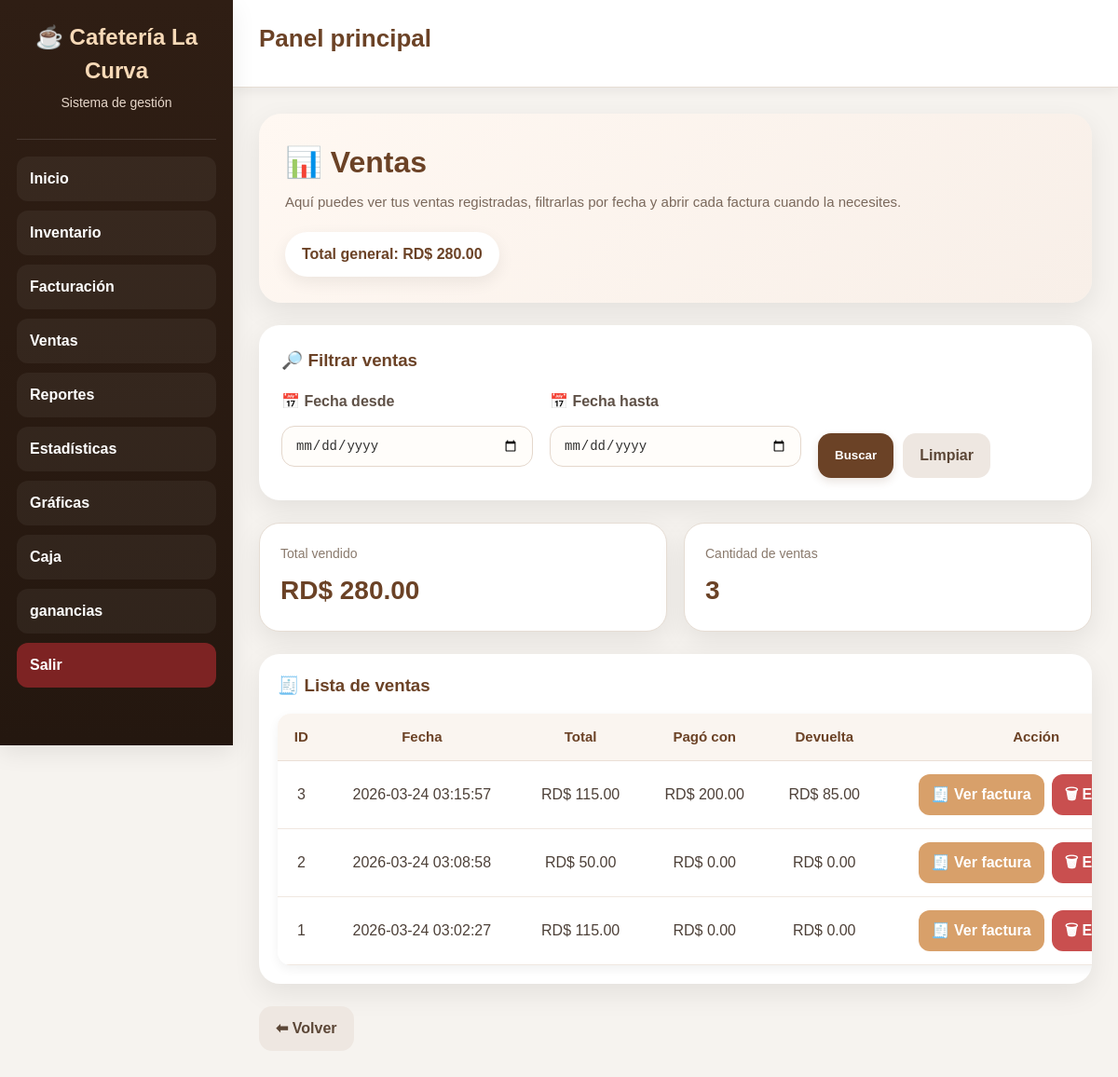
/ventas (signed in), run on an earlier commit of the app's database.
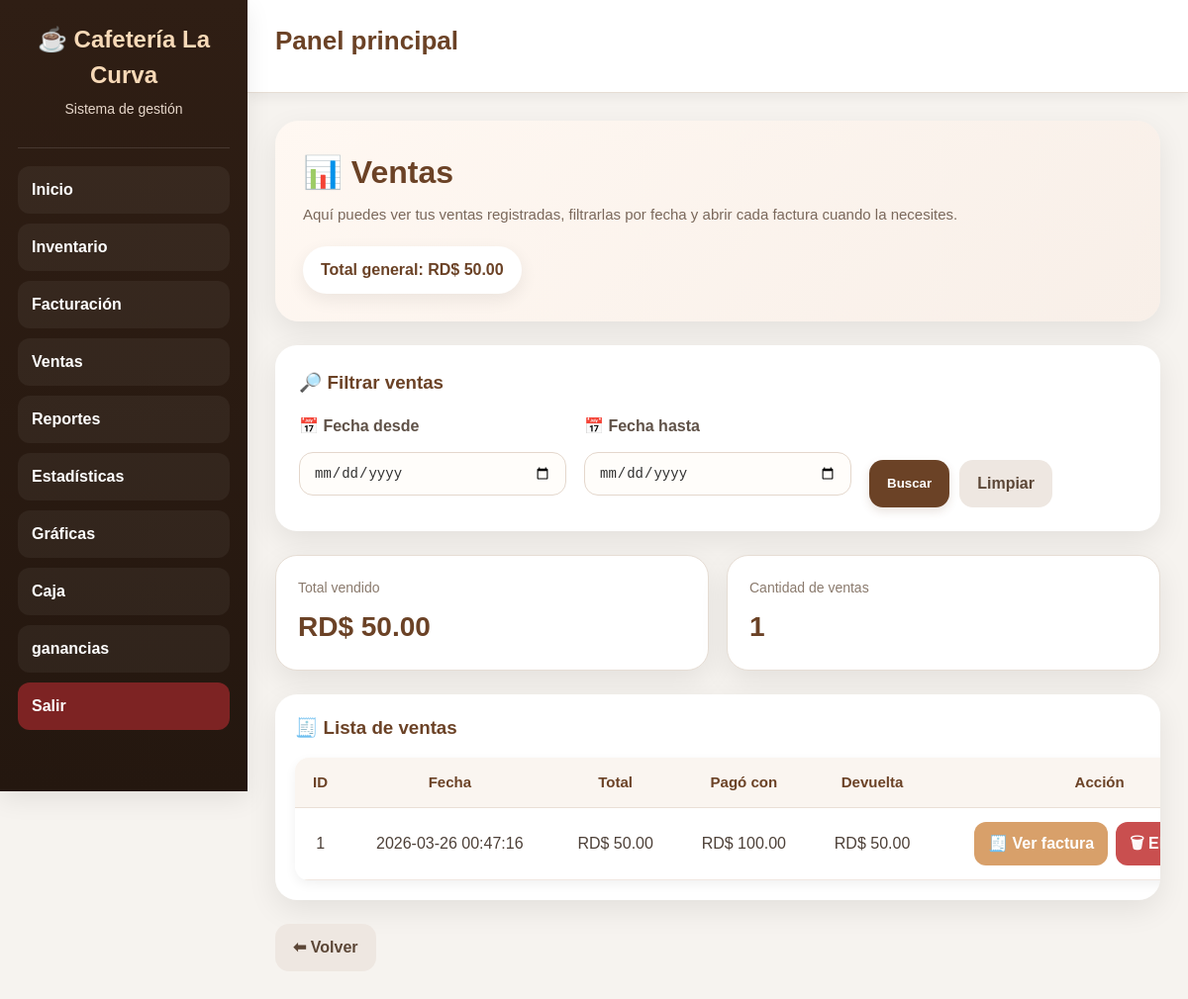
And on a later commit of the database.
### tables this page shows
CREATE TABLE facturas(
            id INTEGER PRIMARY KEY AUTOINCREMENT,
            fecha DATETIME DEFAULT CURRENT_TIMESTAMP,
            total REAL,
            pago_con REAL DEFAULT 0,
            devuelta REAL DEFAULT 0
        );

### app.py (the view)
@app.route("/ventas", methods=["GET", "POST"])
def ventas():
    if "usuario" not in session:
        return redirect("/")
    conn = None
    try:
        conn = conectar_seguro()
        c = conn.cursor()
        fecha_inicio = request.form.get("fecha_inicio") if request.method == "POST" else request.args.get("fecha_inicio")
        fecha_fin = request.form.get("fecha_fin") if request.method == "POST" else request.args.get("fecha_fin")
        query = "SELECT * FROM facturas"
        params = []
        if fecha_inicio and fecha_fin:
            query += " WHERE DATE(fecha) BETWEEN ? AND ?"
            params = [fecha_inicio, fecha_fin]
        elif fecha_inicio:
            query += " WHERE DATE(fecha) = ?"
            params = [fecha_inicio]
        query += " ORDER BY fecha DESC"
        c.execute(query, params)
        ventas = c.fetchall()
        total = sum(float(v[2]) for v in ventas) if ventas else 0
        return render_template(
            "ventas.html",
            ventas=ventas,
            total=total,
            fecha_inicio=fecha_inicio,
            fecha_fin=fecha_fin
        )
    except Exception as e:
        return f"Error en ventas: {e}"
    finally:
        if conn:
            conn.close()

### app.py (called while the page is built)
def conectar_seguro():
    conn = conectar()
    try:
        conn.execute("PRAGMA foreign_keys = ON")
    except Exception:
        pass
    return conn

@app.before_request
def proteger_rutas():
    if request.path.startswith("/static/"):
        return None
    rutas_libres = ["/"]
    if request.path not in rutas_libres and "usuario" not in session:
        return redirect("/")

### database.py (called while the page is built)
def conectar():
    database_url = os.getenv("DATABASE_URL")
    if database_url and psycopg2:
        conn = psycopg2.connect(database_url)
        conn.autocommit = False
        return ConnectionCompat(conn)
    conn = sqlite3.connect("cafeteria.db", timeout=30)
    conn.row_factory = sqlite3.Row
    return conn

### templates/ventas.html (shortened to what this page needs)
{% extends "base.html" %}
{% block content %}
<div class="ventas-wrap">
    <div class="ventas-hero">
        <div>
            <h1>📊 Ventas</h1>
            <p>Aquí puedes ver tus ventas registradas, filtrarlas por fecha y abrir cada factura cuando la necesites.</p>
        </div>
        <div class="ventas-badge">
            Total general: RD$ {{ "%.2f"|format(total or 0) }}
        </div>
    </div>
    <div class="filtro-card">
        <h3>🔎 Filtrar ventas</h3>
        <form method="POST" class="filtro-form">
            <div class="campo">
                <label for="fecha_inicio">📅 Fecha desde</label>
                <input
                    type="date"
                    id="fecha_inicio"
                    name="fecha_inicio"
                    value="{{ fecha_inicio if fecha_inicio else '' }}"
                >
            </div>
            <div class="campo">
                <label for="fecha_fin">📅 Fecha hasta</label>
                <input
                    type="date"
                    id="fecha_fin"
                    name="fecha_fin"
                    value="{{ fecha_fin if fecha_fin else '' }}"
                >
            </div>
            <div class="acciones-filtro">
                <button type="submit" class="btn-principal">Buscar</button>
                <a href="/ventas" class="btn-secundario">Limpiar</a>
            </div>
        </form>
    </div>
    <div class="resumen-grid">
        <div class="resumen-card">
            <span>Total vendido</span>
            <h2>RD$ {{ "%.2f"|format(total or 0) }}</h2>
        </div>
        <div class="resumen-card">
            <span>Cantidad de ventas</span>
            <h2>{{ ventas|length }}</h2>
        </div>
    </div>
    <div class="tabla-card">
        <div class="tabla-header">
            <h3>🧾 Lista de ventas</h3>
        </div>
        <table class="tabla-ventas">
            <thead>
                <tr>
                    <th>ID</th>
                    <th>Fecha</th>
                    <th>Total</th>
                    <th>Pagó con</th>
                    <th>Devuelta</th>
                    <th>Acción</th>
                </tr>
            </thead>
            <tbody>
                {% if ventas %}
                    {% for v in ventas %}
                    <tr>
                        <td>{{ v[0] }}</td>
                        <td>{{ v[1] }}</td>
                        <td>RD$ {{ "%.2f"|format(v[2] or 0) }}</td>
                        <td>RD$ {{ "%.2f"|format(v[3] or 0) }}</td>
                        <td>RD$ {{ "%.2f"|format(v[4] or 0) }}</td>
                        <td>
                            <div class="acciones-tabla">
                                <a href="/factura/{{ v[0] }}" class="btn-ver">🧾 Ver factura</a>
                                <a
                                    href="/eliminar_venta/{{ v[0] }}"
                                    class="btn-eliminar"
                                    onclick="return confirm('¿Seguro que deseas eliminar esta venta? También se devolverá el stock al inventario.')"
                                >
                                    🗑 Eliminar
                                </a>
                            </div>
                        </td>
                    </tr>
                    {% endfor %}
                {% else %}
                    <tr>
                        <td colspan="6" class="sin-datos">No hay ventas registradas en ese rango.</td>
                    </tr>
                {% endif %}
            </tbody>
        </table>
    </div>
    <div class="volver-box">
        <a href="/dashboard" class="volver-link">⬅ Volver</a>
    </div>
</div>
{% endblock %}

### templates/base.html (shortened to what this page needs)
<!DOCTYPE html>
<html lang="es">
<head>
    <link rel="stylesheet" href="{{ url_for('static', filename='css/style.css') }}">
</head>
<body>
    <div class="layout">
        <aside class="sidebar">
            <div class="brand">
                <h1>☕ Cafetería La Curva</h1>
                <p>Sistema de gestión</p>
            </div>
            <nav class="sidebar-menu">
                <a href="{{ url_for('dashboard') }}">Inicio</a>
                <a href="{{ url_for('productos') }}">Inventario</a>
                <a href="{{ url_for('facturacion') }}">Facturación</a>
                <a href="{{ url_for('ventas') }}">Ventas</a>
                <a href="{{ url_for('reportes') }}">Reportes</a>
                <a href="{{ url_for('estadisticas') }}">Estadísticas</a>
                <a href="{{ url_for('graficas') }}">Gráficas</a>
                <a href="{{ url_for('caja') }}">Caja</a>
                 <a href="{{ url_for('ganancias') }}">ganancias</a>
                <a href="{{ url_for('logout') }}" class="logout-btn">Salir</a>
            </nav>
        </aside>
        <main class="main-content">
            <header class="topbar">
                <h2>{% block page_title %}Panel principal{% endblock %}</h2>
            </header>
            <section class="content-area">
                {% block content %}{% endblock %}
            </section>
        </main>
    </div>
</body>
</html>

### static/css/style.css (style rules this page uses)
:root { --principal:#6b4226; --principal-oscuro:#55331d; --secundario:#8b5e3c; --fondo:#f6f3ef; --blanco:#ffffff; --texto:#2f2f2f; --texto-suave:#6b7280; --suave:#fdf7f3; --borde:#e6ddd4; --exito:#1f7a37; --info:#1565c0; --alerta:#c62828; --advertencia:#8a6d1d; --sidebar:#2f1e14; --sidebar-hover:#4a2d1b; --sidebar-activo:#6b4226; --topbar:#ffffff; --sombra:0 8px 24px rgba(0,0,0,0.08); --sombra-suave:0 4px 12px rgba(0,0,0,0.06); --radio:16px; --radio-sm:10px; --ancho-sidebar:250px; --transicion:0.25s ease; }
* { box-sizing:border-box; margin:0; padding:0; }
html { scroll-behavior:smooth; }
body { font-family:Arial, sans-serif; background:var(--fondo); color:var(--texto); line-height:1.5; }
.layout { display:flex; min-height:100vh; }
.sidebar { width:var(--ancho-sidebar); background:linear-gradient(180deg,var(--sidebar),#24170f); color:var(--blanco); position:fixed; top:0; left:0; height:100vh; overflow-y:auto; padding:22px 18px; box-shadow:var(--sombra); z-index:1000; }
.brand { text-align:center; padding-bottom:18px; margin-bottom:18px; border-bottom:1px solid rgba(255,255,255,0.12); }
.brand h1 { font-size:24px; color:#f7d9b7; margin-bottom:6px; }
.brand p { font-size:14px; color:#e7d7ca; }
.sidebar-menu { display:flex; flex-direction:column; gap:10px; }
.sidebar-menu a { display:block; text-decoration:none; color:var(--blanco); padding:12px 14px; border-radius:12px; font-weight:bold; transition:background var(--transicion), transform var(--transicion), box-shadow var(--transicion); background:rgba(255,255,255,0.05); }
.logout-btn { background:#7d2323 !important; }
.main-content { margin-left:var(--ancho-sidebar); width:calc(100% - var(--ancho-sidebar)); min-height:100vh; display:flex; flex-direction:column; }
.topbar { background:var(--topbar); padding:22px 28px; box-shadow:var(--sombra-suave); border-bottom:1px solid var(--borde); position:sticky; top:0; z-index:900; }
.topbar h2 { color:var(--principal); font-size:26px; }
.content-area { padding:28px; }
h1,h2,h3,h4 { color:var(--principal); margin-bottom:10px; }
p { margin-bottom:10px; }
a { text-decoration:none; color:var(--principal); }
.menu, .grid, .fila, .dashboard-grid, .resumen-grid { display:grid; gap:20px; }
.menu, .grid, .dashboard-grid, .resumen-grid { grid-template-columns:repeat(auto-fit,minmax(220px,1fr)); }
label { display:block; margin-bottom:6px; font-weight:bold; color:#444; }
input, select, textarea { width:100%; padding:11px 12px; border:1px solid var(--borde); border-radius:10px; font-size:15px; background:#fff; color:var(--texto); transition:border-color var(--transicion), box-shadow var(--transicion), background var(--transicion); margin-bottom:12px; }
button, .btn, .link-btn { display:inline-flex; align-items:center; justify-content:center; gap:8px; background:var(--principal); color:var(--blanco); border:none; padding:12px 18px; border-radius:10px; cursor:pointer; font-weight:bold; transition:background var(--transicion), transform var(--transicion), box-shadow var(--transicion); box-shadow:0 4px 10px rgba(107,66,38,0.15); }
table { width:100%; border-collapse:collapse; background:var(--blanco); border-radius:14px; overflow:hidden; box-shadow:var(--sombra-suave); }
th, td { padding:13px 12px; border-bottom:1px solid #eee; text-align:center; }
th { background:var(--principal); color:var(--blanco); font-size:15px; }
.resumen-card { background:linear-gradient(135deg,#fff,#f8f3ee); border:1px solid var(--borde); border-radius:16px; padding:20px; box-shadow:var(--sombra-suave); }

What changed in the data, as far as the page shows it:
removed facturas: id "3", fecha "2026-03-24 03:15:57", total "115.00", pago_con "200.00", devuelta "85.00"
removed facturas: id "2", fecha "2026-03-24 03:08:58", total "50.00", pago_con "0.00", devuelta "0.00"
changed facturas id 1: fecha "2026-03-24 03:02:27" → "2026-03-26 00:47:16"; total "115.00" → "50.00"; pago_con "0.00" → "100.00"; devuelta "0.00" → "50.00"
Also different on the page:
{{ "%.2f"|format(total or 0) }}: "280.00" → "50.00"
{{ ventas|length }}: "3" → "1"
